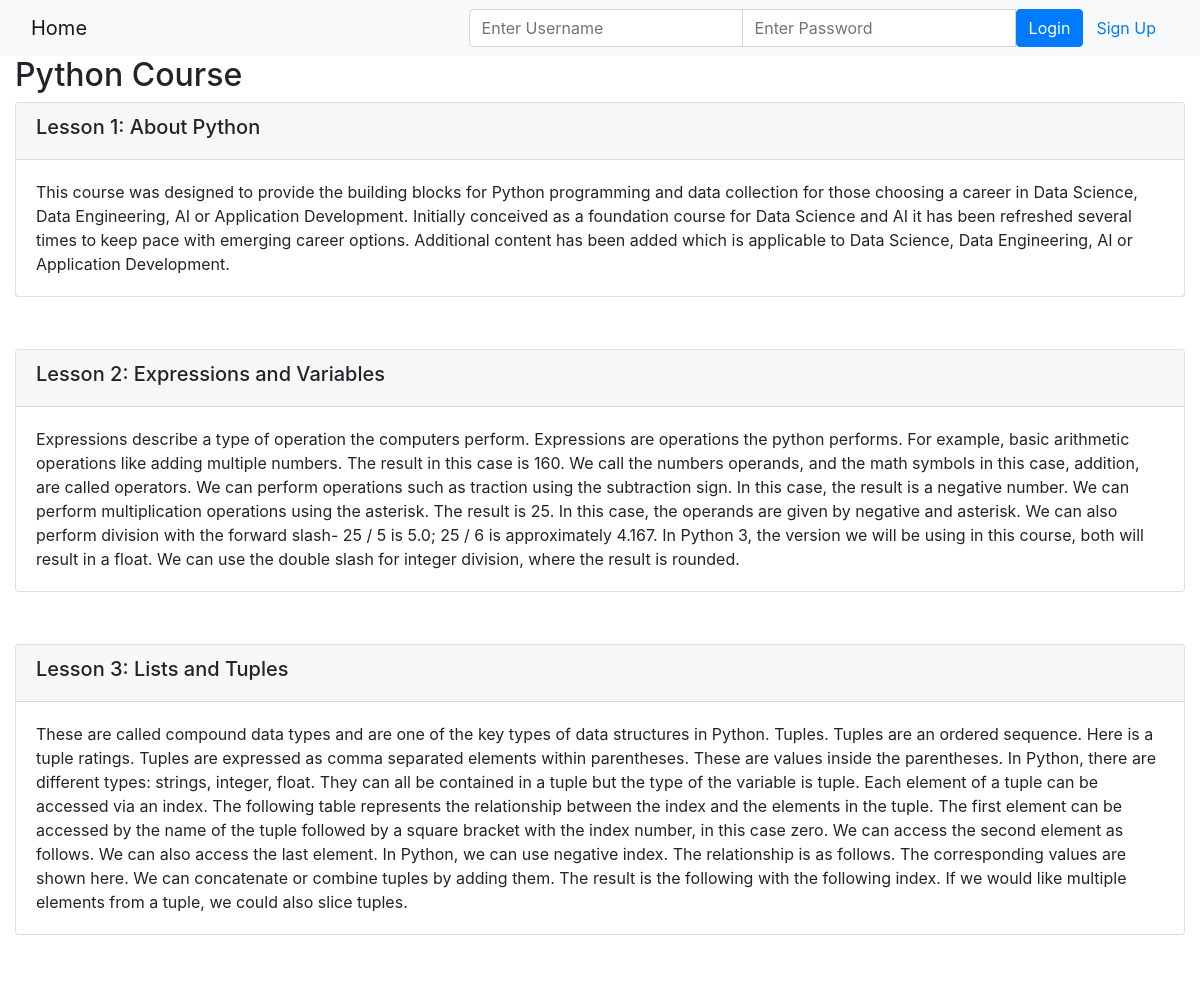
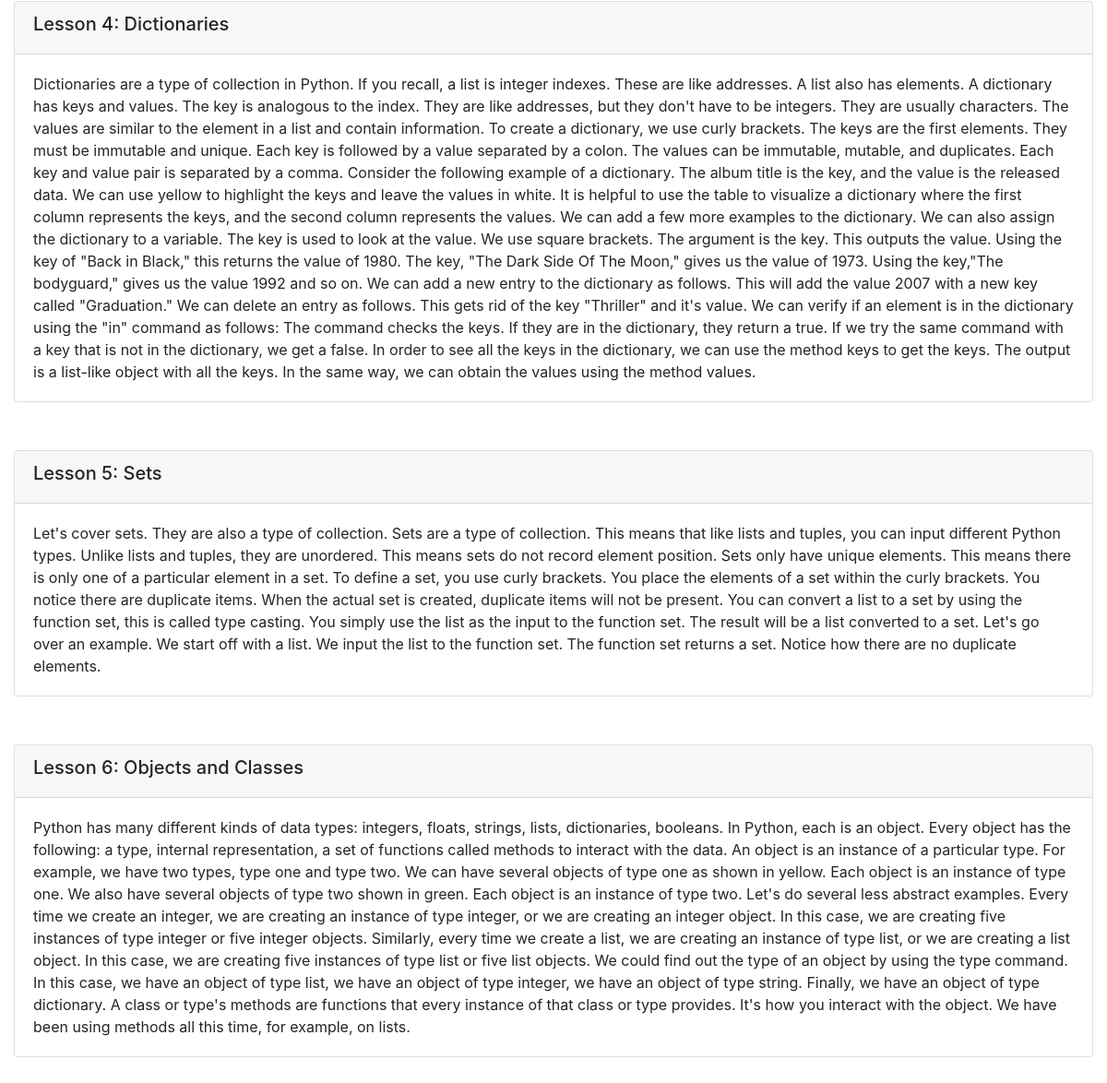
The page /onlinecourse/2/ on the database its author committed (2 pictures, top to bottom).
### onlinecourse/models.py (models this page shows, shortened)
class Course(models.Model):
    name = models.CharField(null=False, max_length=30, default='online course')
    image = models.ImageField(upload_to='course_images/')
    description = models.CharField(max_length=1000)
    pub_date = models.DateField(null=True)
    instructors = models.ManyToManyField(Instructor)
    users = models.ManyToManyField(settings.AUTH_USER_MODEL, through='Enrollment')
    total_enrollment = models.IntegerField(default=0)
    is_enrolled = False

class Lesson(models.Model):
    title = models.CharField(max_length=200, default="title")
    order = models.IntegerField(default=0)
    course = models.ForeignKey(Course, on_delete=models.CASCADE)
    content = models.TextField()

### onlinecourse/views.py (the view)
# urls.py: path('<int:pk>/', views.CourseDetailView.as_view(), name='course_details'),
class CourseDetailView(generic.DetailView):
    model = Course
    template_name = 'onlinecourse/course_detail_bootstrap.html'

### onlinecourse/templates/onlinecourse/course_detail_bootstrap.html (shortened to what this page needs)
<!DOCTYPE html>
<html lang="en">
<head>
     {% load static %}
    <link rel="stylesheet" href="https://maxcdn.bootstrapcdn.com/bootstrap/4.5.2/css/bootstrap.min.css">
</head>
<body>
    <nav class="navbar navbar-light bg-light">
        <div class="container-fluid">
            <div class="navbar-header">
                  <a class="navbar-brand" href="{% url 'onlinecourse:index' %}">Home</a>
            </div>
            <ul class="nav navbar-nav navbar-right">
                {% if user.is_authenticated %}
                <li>
                    <a class="btn btn-link" href="#">{{ user.first_name }}({{ user.username }})</a>
                    <a class="btn btn-link" href="{% url 'onlinecourse:logout' %}">Logout</a>
                </li>
                {% else %}
                <li>
                    <form class="form-inline" action="{% url 'onlinecourse:login' %}" method="post">
                        <div class="input-group">
                            <input type="text" class="form-control" placeholder="Enter Username" name="username" >
                            <input type="password" class="form-control" placeholder="Enter Password" name="psw" >
                            <button class="btn btn-primary" type="submit">Login</button>
                            <a class="btn btn-link" href="{% url 'onlinecourse:registration' %}">Sign Up</a>
                        </div>
                    </form>
                </li>
                {% endif %}
            </ul>
        </div>
    </nav>
    <div class="container-fluid">
            <h2>{{ course.name }}</h2>
            <div class="card-columns-vertical">
                {% for lesson in course.lesson_set.all %}
                    <div class="card mt-1" id="parent">
                        <div class="card-header"><h5>Lesson {{lesson.order|add:1}}: {{lesson.title}}</h5></div>
                        <div class="card-body">{{lesson.content}}</div>
                    </div>
                    <br>
                    <br>
                {% endfor %}
            </div>
    </div>
</body>
</html>

### rows shown on the page
Course: name "Python Course"
Lesson: order|add "1", title "About Python", content "This course was designed to provide the building blocks for Python programming and data collection for those choosing a career in Data Science, Data Engineering, AI or Application Development. Initially conceived as a foundation course for Data Science and AI it has been refreshed several times to keep pace with emerging career options. Additional content has been added which is applicable to Data Science, Data Engineering, AI or Application Development."
Lesson: order|add "2", title "Expressions and Variables", content "Expressions describe a type of operation the computers perform. Expressions are operations the python performs. For example, basic arithmetic operations like adding multiple numbers. The result in this case is 160. We call the numbers operands, and the math symbols in this case, addition, are called operators. We can perform operations such as traction using the subtraction sign. In this case, the result is a negative number. We can perform multiplication operations using the asterisk. The result is 25. In this case, the operands are given by negative and asterisk. We can also perform division with the forward slash- 25 / 5 is 5.0; 25 / 6 is approximately 4.167. In Python 3, the version we…"
Lesson: order|add "3", title "Lists and Tuples", content "These are called compound data types and are one of the key types of data structures in Python. Tuples. Tuples are an ordered sequence. Here is a tuple ratings. Tuples are expressed as comma separated elements within parentheses. These are values inside the parentheses. In Python, there are different types: strings, integer, float. They can all be contained in a tuple but the type of the variable is tuple. Each element of a tuple can be accessed via an index. The following table represents the relationship between the index and the elements in the tuple. The first element can be accessed by the name of the tuple followed by a square bracket with the index number, in this case zero. We can…"
Lesson: order|add "4", title "Dictionaries", content "Dictionaries are a type of collection in Python. If you recall, a list is integer indexes. These are like addresses. A list also has elements. A dictionary has keys and values. The key is analogous to the index. They are like addresses, but they don't have to be integers. They are usually characters. The values are similar to the element in a list and contain information. To create a dictionary, we use curly brackets. The keys are the first elements. They must be immutable and unique. Each key is followed by a value separated by a colon. The values can be immutable, mutable, and duplicates. Each key and value pair is separated by a comma. Consider the following example of a dictionary. The…"
Lesson: order|add "5", title "Sets", content "Let's cover sets. They are also a type of collection. Sets are a type of collection. This means that like lists and tuples, you can input different Python types. Unlike lists and tuples, they are unordered. This means sets do not record element position. Sets only have unique elements. This means there is only one of a particular element in a set. To define a set, you use curly brackets. You place the elements of a set within the curly brackets. You notice there are duplicate items. When the actual set is created, duplicate items will not be present. You can convert a list to a set by using the function set, this is called type casting. You simply use the list as the input to the function…"
Lesson: order|add "6", title "Objects and Classes", content "Python has many different kinds of data types: integers, floats, strings, lists, dictionaries, booleans. In Python, each is an object. Every object has the following: a type, internal representation, a set of functions called methods to interact with the data. An object is an instance of a particular type. For example, we have two types, type one and type two. We can have several objects of type one as shown in yellow. Each object is an instance of type one. We also have several objects of type two shown in green. Each object is an instance of type two. Let's do several less abstract examples. Every time we create an integer, we are creating an instance of type integer, or we are creating…"
